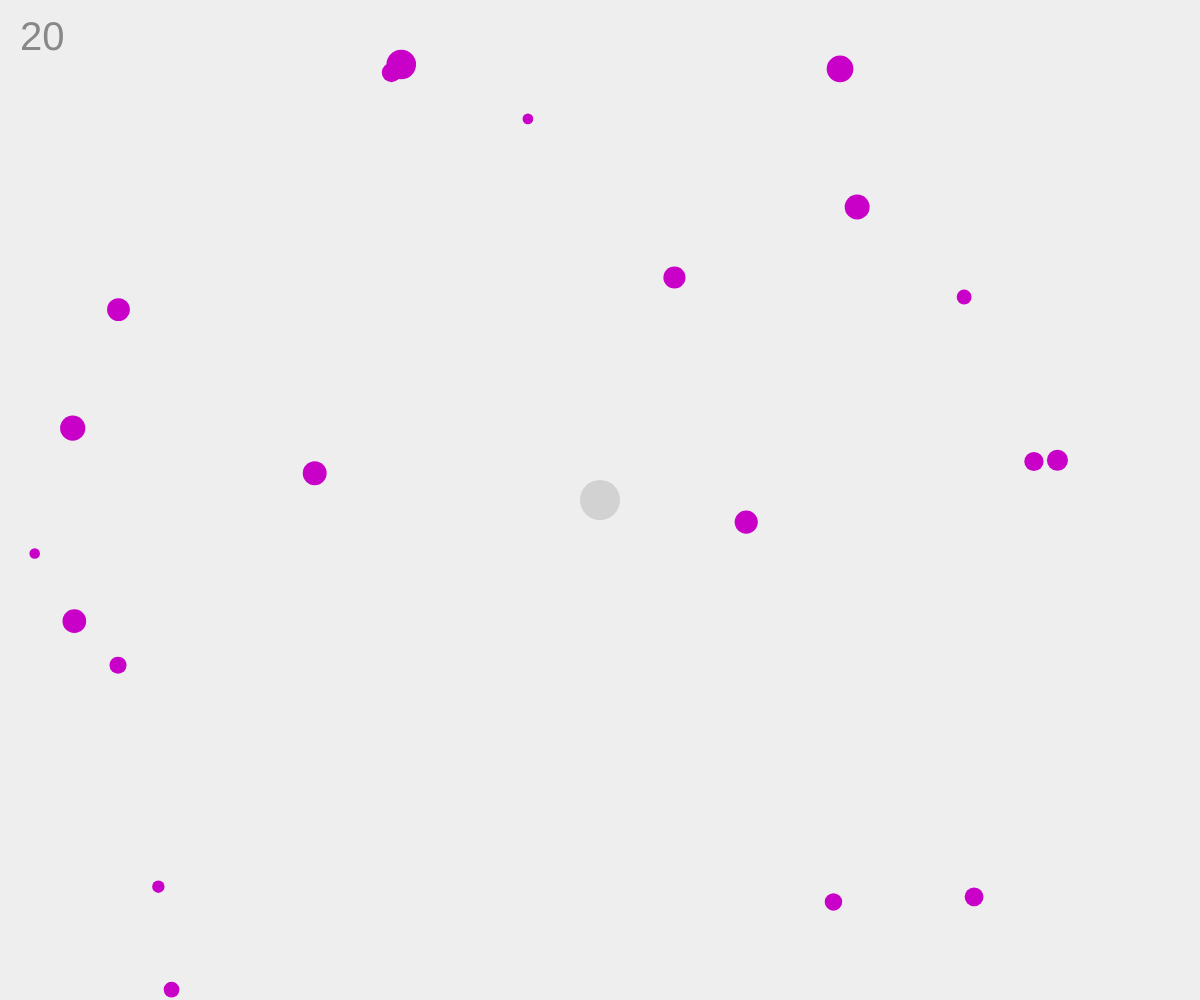
Frame 1 (no input)
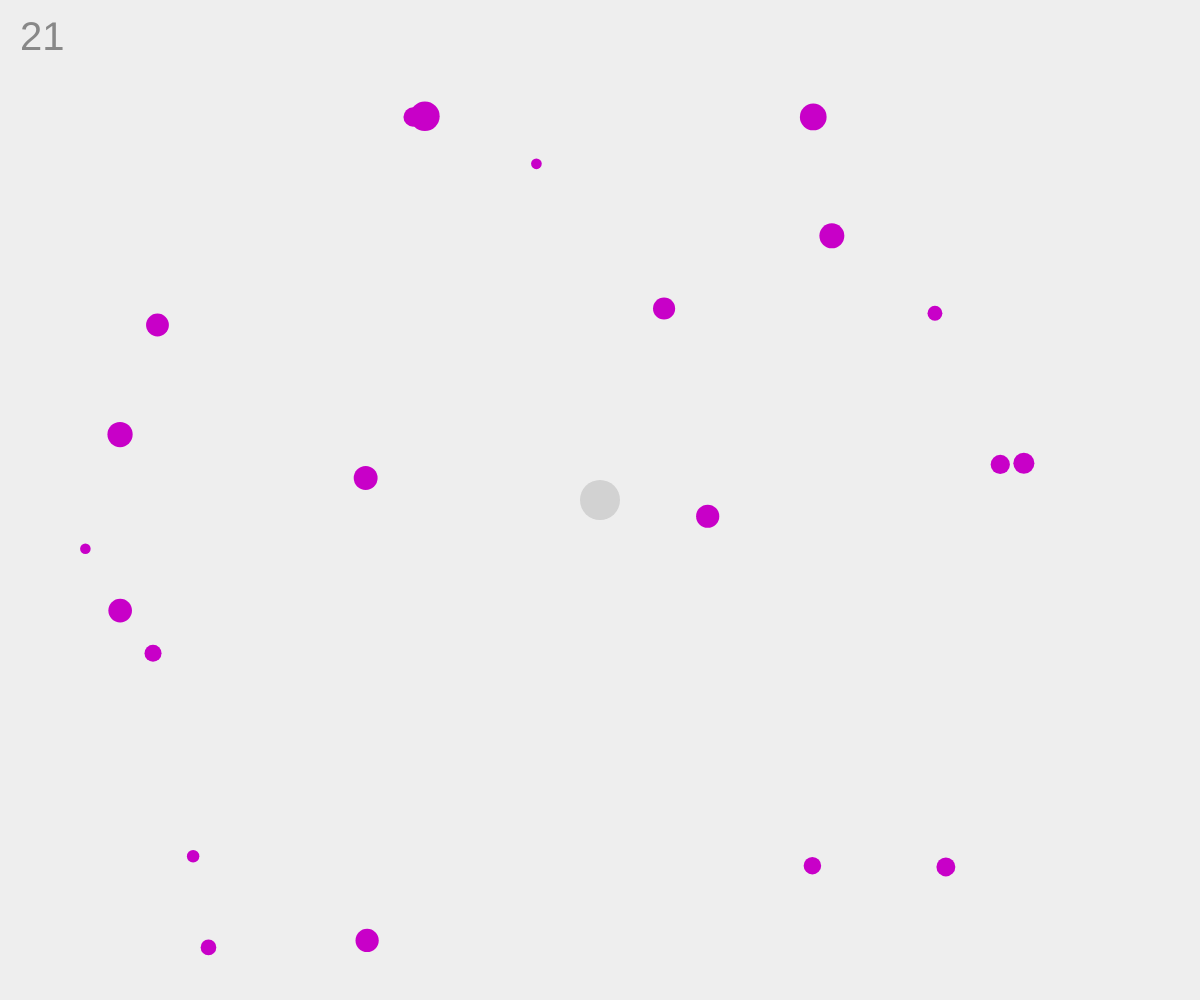
Frame 60 (no input)
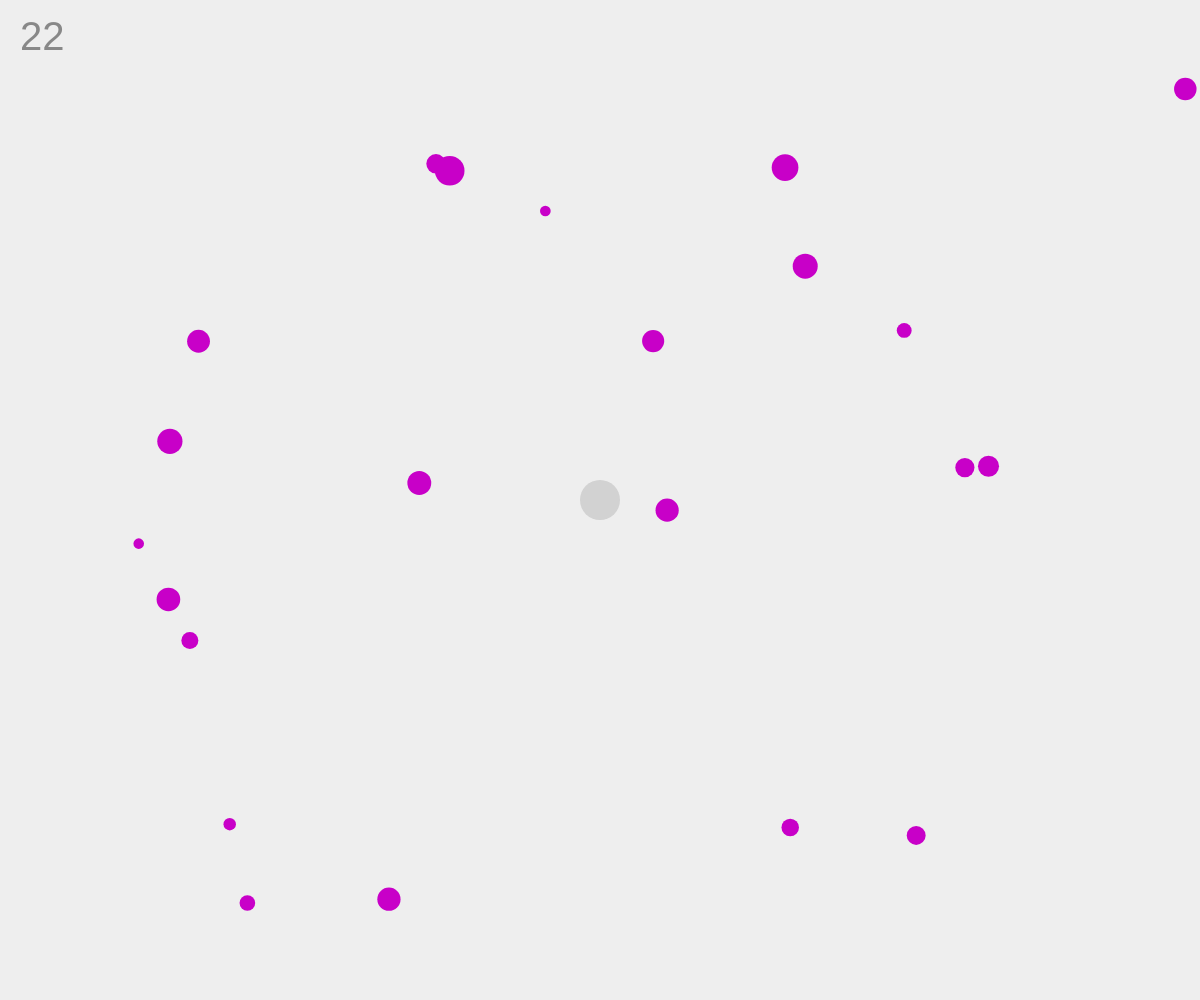
Frame 120 (the mouse pressed at the canvas centre since frame 60)

The p5.js sketch that drew these frames (run headless with seeded random() and noise() and a simulated clock; from frame 60 on, the mouse is pressed at the canvas centre):

// p5.js sketch
// ── sketch.js
let b;
let currentKeyInput;
let obstacles = [];
let colidiu, contador;

function setup() {
	createCanvas(windowWidth, windowHeight);
	currentKeyInput = new KeyInput();

	resetGame();
}

function draw() {
	background('#eee');
	

	for (let i = obstacles.length - 1; i >= 0; i--) {
		let ele = obstacles[i];

		ele.draw();
		ele.update();
		
		if (b.isCollided(ele))
			colidiu = contador >= 120;
	}

	// Se bater em alguem fica vermelho
	if (colidiu) {
		background(255, 100, 100);
		setTimeout(resetGame, 3000);
		noLoop();
	}

	b.draw();
	b.update();

	fill('#888');
	textSize(40);
	text(obstacles.length, 20, 50);
	// text(currentKeyInput.isSpacePressed, 20, 20);

	let range = 100;
	if (currentKeyInput.isSpacePressed)
		range = floor(range / 2);

	if (contador % range == 0)
		obstacles.push(new Obstacle());

	contador++;
}

function resetGame() {
	obstacles = []

	b = new Player(width / 2, height / 2);

	for (let i = 0; i < 20; i++) {
		obstacles.push(new Obstacle());
	}

	colidiu = false;
	contador = 0;

	
	loop();
}
// ── Body.js
class Body {
  constructor(x, y, mass) {
    this.pos = createVector(x, y);
    this.vel = createVector();
    this.acc = createVector();

    this.mass = mass;
  }

  applyForce(force, massInf = true) {
    let newForce = force.copy();

    if (massInf)
      newForce.setMag(force.mag() / this.mass);

    this.acc.add(newForce);
  }

  update() {
    // Move o corpo
    this.pos.add(this.vel);
    this.vel.add(this.acc);
    this.acc.mult(0);
  }

  draw() {}

  isCollided(other, radius = other.mass) {
    let vecTo = p5.Vector.sub(this.pos, other.pos);
    let distSq = vecTo.magSq();

    return (distSq <= pow(this.mass + radius, 2));
  }

  isOutside() {
    return (this.pos.x + this.mass < 0 || this.pos.x + this.mass > width ||
            this.pos.y + this.mass < 0 || this.pos.y + this.mass > height);
  }
}
// ── KeyInput.js
function keyPressed() {
	switch (keyCode) {
		case    UP_ARROW: currentKeyInput.isUpPressed    = true; return;
		case  DOWN_ARROW: currentKeyInput.isDownPressed  = true; return;
		case  LEFT_ARROW: currentKeyInput.isLeftPressed  = true; return;
		case RIGHT_ARROW: currentKeyInput.isRightPressed = true; return;
		case          32: currentKeyInput.isSpacePressed = true; return;
	}
}

function keyReleased() {
	switch (keyCode) {
		case    UP_ARROW: currentKeyInput.isUpPressed    = false; return;
		case  DOWN_ARROW: currentKeyInput.isDownPressed  = false; return;
		case  LEFT_ARROW: currentKeyInput.isLeftPressed  = false; return;
		case RIGHT_ARROW: currentKeyInput.isRightPressed = false; return;
		case          32: currentKeyInput.isSpacePressed = false; return;
	}
}

class KeyInput {
  constructor() {
    this.isUpPressed = false;
    this.isDownPressed = false;
    this.isLeftPressed = false;
		this.isRightPressed = false;
		this.isSpacePressed = false;
	}
	
	
}
// ── Obstacle.js
class Obstacle extends Body {

  constructor(x, y, mass) {
    let newX = random(0, width);
    let newY = random(0, height);
    let newMass = random(5, 15);

    super(newX, newY, newMass);

    this.speed = random(0.5, 1);
  }

  draw() {
    noStroke();
    fill(200, 0, 200);

    ellipse(this.pos.x, this.pos.y, this.mass * 2, this.mass * 2);
  }

  update() {
    super.update();

    let desired = p5.Vector.sub(b.pos, this.pos);
    desired.normalize();
    desired.mult(this.speed);

    let steer = p5.Vector.sub(desired, this.vel);

    this.acc.add(steer);
  }
}
// ── Player.js
class Player extends Body {

  constructor(x, y) {
    super(x, y, 20);

    this.pMass = this.mass;
    this.sMass = this.mass / 3;

    this.moveSpeed = 0.8;
    this.maxSpeed  = 7.5;

    this.pMoveSpeed = 0.8;
    this.sMoveSpeed = 1.2;

    this.col = color(210);
  }

  draw() {
    noStroke();

    fill(this.col);
    ellipse(this.pos.x, this.pos.y, this.mass * 2, this.mass * 2);
  }

  update() {
    super.update();
    this.vel.mult(0.98);

    // Mover para todos os lados
    if (currentKeyInput.isUpPressed) {
      this.acc.add(createVector(0, map(
        min(this.vel.y, 0), -this.maxSpeed, 0,
        0, -this.moveSpeed)));
    }

    if (currentKeyInput.isDownPressed) {
      this.acc.add(createVector(0, map(
        max(this.vel.y, 0),
        0, this.maxSpeed,
        this.moveSpeed, 0)));
    }

    if (currentKeyInput.isLeftPressed) {
      this.acc.add(createVector(map(
        min(this.vel.x, 0), -this.maxSpeed, 0,
        0, -this.moveSpeed
      ), 0));
    }

    if (currentKeyInput.isRightPressed) {
      this.acc.add(createVector(map(
        max(this.vel.x, 0),
        0, this.maxSpeed,
        this.moveSpeed, 0
      ), 0));
    }

    if (currentKeyInput.isSpacePressed) {
      this.mass = this.sMass;
      this.moveSpeed = this.sMoveSpeed;
    } else {
      this.mass = this.pMass;
      this.moveSpeed = this.pMoveSpeed;
    }

  }

}
